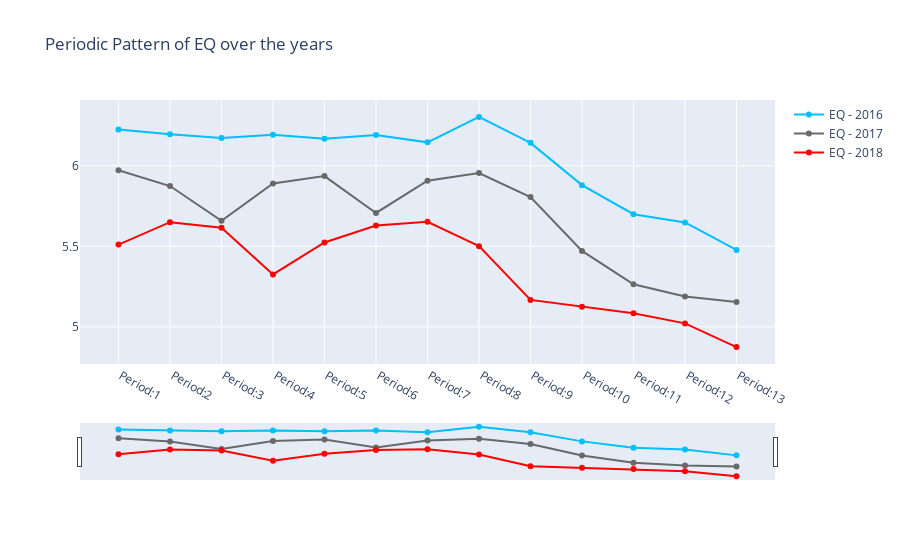

Notebook code cell kept with this figure:
### Markdown cell above
#### Observation:

From this plot, We can observe that: 
                * Data is over a period of **three years from 2016 to 2018**
                * Each is year is divided into **13 periods**.
                * The data given is following a **downward trend** with the target variable.
                
Let's dive a little bit deeper to understand whether there is any seasonal pattern over the years.

### Code cell
df_2016 =test_df[test_df.Period.str.startswith('2016')] 
df_2017 =test_df[test_df.Period.str.startswith('2017')] 
df_2018 =test_df[test_df.Period.str.startswith('2018')] 

df_2016.Period  = df_2016.Period.map(lambda x: x.split('-')[1])
df_2017.Period  = df_2017.Period.map(lambda x: x.split('-')[1])
df_2018.Period  = df_2018.Period.map(lambda x: x.split('-')[1])

df_2016.EQ  = df_2016.EQ.map(lambda x: np.log(x))
df_2017.EQ  = df_2017.EQ.map(lambda x: np.log(x))
df_2018.EQ  = df_2018.EQ .map(lambda x: np.log(x))


fig = go.Figure()

fig.add_trace(go.Scatter(x=df_2016["Period"], y=df_2016['EQ'], name="EQ - 2016",
                         line_color='deepskyblue'))

fig.add_trace(go.Scatter(x=df_2017["Period"], y=df_2017['EQ'], name="EQ - 2017",
                         line_color='dimgray'))

fig.add_trace(go.Scatter(x=df_2017["Period"], y=df_2018['EQ'], name="EQ - 2018",
                         line_color='red'))

fig.update_layout(title_text='Periodic Pattern of EQ over the years',
                  xaxis_rangeslider_visible=True)
fig.show()

### Figure 1 — Plotly figure (JSON) as saved in the notebook; plotly's stock layout.template omitted (floating-point values rounded to 4 significant figures)
{"data": [{"line": {"color": "deepskyblue"}, "name": "EQ - 2016", "type": "scatter", "x": [" Period:1", " Period:2", " Period:3", " Period:4", " Period:5", " Period:6", " Period:7", " Period:8", " Period:9", " Period:10", " Period:11", " Period:12", " Period:13"], "y": [6.224, 6.195, 6.172, 6.192, 6.168, 6.19, 6.145, 6.303, 6.142, 5.88, 5.699, 5.648, 5.477]}, {"line": {"color": "dimgray"}, "name": "EQ - 2017", "type": "scatter", "x": [" Period:1", " Period:2", " Period:3", " Period:4", " Period:5", " Period:6", " Period:7", " Period:8", " Period:9", " Period:10", " Period:11", " Period:12", " Period:13"], "y": [5.972, 5.874, 5.658, 5.89, 5.936, 5.707, 5.907, 5.955, 5.806, 5.471, 5.264, 5.189, 5.155]}, {"line": {"color": "red"}, "name": "EQ - 2018", "type": "scatter", "x": [" Period:1", " Period:2", " Period:3", " Period:4", " Period:5", " Period:6", " Period:7", " Period:8", " Period:9", " Period:10", " Period:11", " Period:12", " Period:13"], "y": [5.511, 5.65, 5.615, 5.325, 5.524, 5.629, 5.652, 5.501, 5.167, 5.125, 5.085, 5.022, 4.875]}], "layout": {"title": {"text": "Periodic Pattern of EQ over the years"}, "xaxis": {"rangeslider": {"visible": true}}}}
